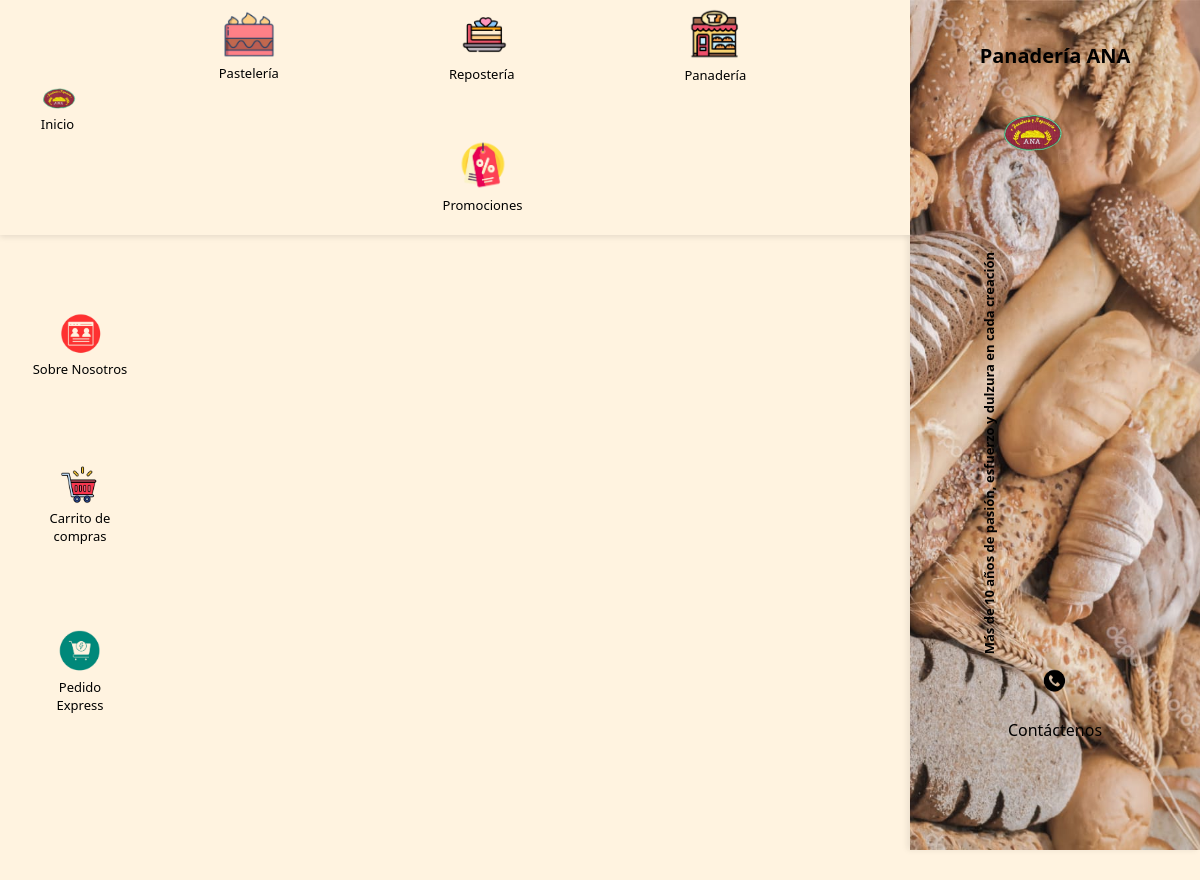
The app's page /app/views/reposteria.php, older data.
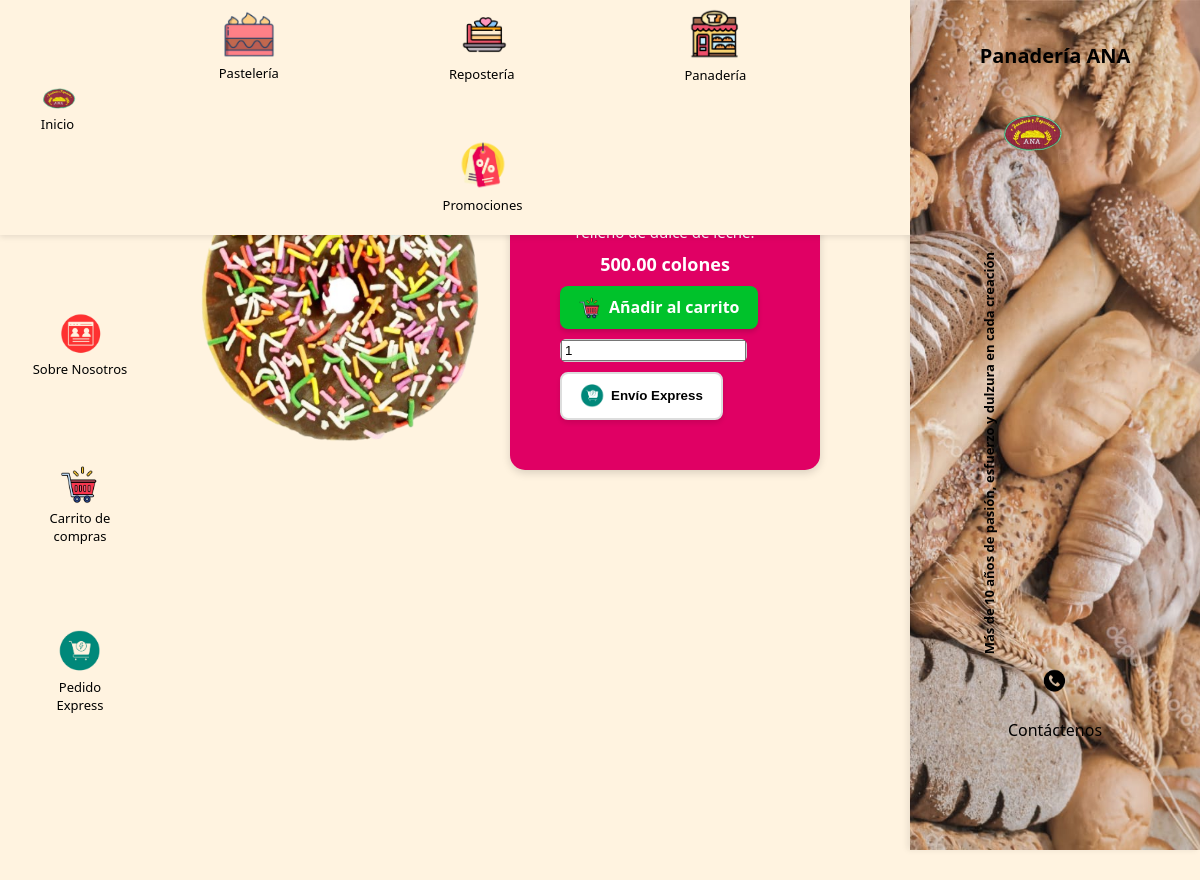
The same page, newer data.
### tables this page shows
CREATE TABLE productos (
    id INT AUTO_INCREMENT PRIMARY KEY,
    nombre VARCHAR(100) NOT NULL,
    descripcion TEXT,
    precio DECIMAL(10,2) NOT NULL,
    imagen VARCHAR(255),
    categoria ENUM('Panadería','Repostería','Pastelería','Promoción') NOT NULL,
    existencia INT DEFAULT 0
);

### config/database.php (called while the page is built, shortened)
<?php
function getPDOConnection() {
    try {
        $dsn = "mysql:host=" . DB_HOST . ";dbname=" . DB_NAME . ";charset=" . DB_CHARSET;
        $options = [
            PDO::ATTR_ERRMODE => PDO::ERRMODE_EXCEPTION,
            PDO::ATTR_DEFAULT_FETCH_MODE => PDO::FETCH_ASSOC,
            PDO::ATTR_EMULATE_PREPARES => false
        ];
        return new PDO($dsn, DB_USER, DB_PASS, $options);
    } catch (PDOException $e) {
        echo "❌ Error de conexión: " . $e->getMessage();
        die();
    }
}

### app/controllers/ReposteriaController.php (called while the page is built)
<?php
require_once __DIR__ . '/../models/ProductoModel.php';
class ReposteriaController {
    private $model;
    public function __construct() {
        $this->model = new ProductoModel();
    }
    public function mostrarReposteria() {
        return $this->model->obtenerPorCategoria("Repostería");
    }
}

### app/models/ProductoModel.php (called while the page is built, shortened)
<?php
require_once __DIR__ . '/../../config/database.php';
class ProductoModel
{
    private $db;
    public function __construct() {
        $this->db = getPDOConnection();
    }
    public function obtenerPorCategoria($categoria) {
        $sql = "SELECT * FROM productos WHERE categoria = ?";
        $query = $this->db->prepare($sql);
        $query->execute([$categoria]);
        return $query->fetchAll();
    }
}

### app/views/reposteria.php (the view, shortened to what the changed rows need)
<?php
require_once __DIR__ . '/../controllers/ReposteriaController.php';
$controller = new ReposteriaController();
$productos = $controller->mostrarReposteria();
?>
<!DOCTYPE html>
<html lang="es">
<head>
    <link rel="stylesheet" href="../../publics/css/stylesPanaderia.css">
</head>
<body class="catalogo-body">
<main class="catalogo-layout">
    <section class="catalogo-container">
        <?php if (!empty($productos)): ?>
            <?php foreach ($productos as $p): ?>
                <div class="fila-producto">
                    <img src="../../<?= $p['imagen']; ?>"
                         alt="<?= $p['nombre']; ?>"
                         class="img-producto">
                    <div class="producto-card">
                        <h3><?= $p['nombre']; ?></h3>
                        <p><?= $p['descripcion']; ?></p>
                        <div class="precio">
                            <?= number_format($p['precio'], 2); ?> colones
                        </div>
                        <div class="acciones">
                            <a href="carrito.php?accion=agregar&id=<?= $p['id']; ?>"
                               class="btn-agregar">
                               <img src="../../publics/img/carrito.png" width="25">
                               Añadir al carrito
                            </a>
                            <div class="cantidad">
                                <input type="number" min="1" value="1">
                            </div>
                            <button class="btn-express">
                                <img src="../../publics/img/express.png" width="25">
                                Envío Express
                            </button>
                        </div>
                    </div>
                </div>
            <?php endforeach; ?>
        <?php else: ?>
            <p class="no-productos">No hay productos disponibles en esta categoría.</p>
        <?php endif; ?>
    </section>
    <aside class="right-panel">
        <div class="right-overlay">
            <h2>Panadería ANA</h2>
        </div>
    </aside>
</main>
</body>
</html>

Row changes from the older to the newer data that the page shows:
added productos: imagen (picture), precio "500.00"
